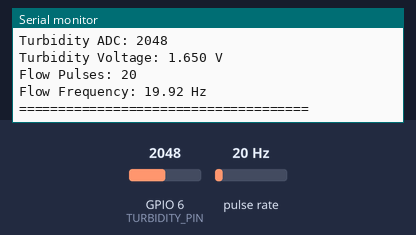
The sketch below on a simulated ESP32-S3. Parts: the last lines printed to the serial monitor. Wiring (inferred from the names in the program): pulse sensor: data GPIO 4. Inputs (shaded band) come from the test bench; at power-on: pulse rate 20 Hz, GPIO 6 (TURBIDITY_PIN) = 2048 (analog values on the 0–4095 scale). Random numbers use the default seed unless the sketch sets one.

Above: at 2.7 s.
2.8 s: pulse rate (sensor on GPIO 4) set to 4 Hz
At 4.1 s:
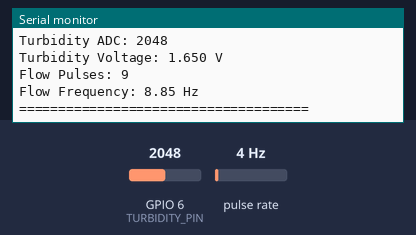
4.3 s: GPIO 6 (TURBIDITY_PIN) set to 2866
At 4.9 s:
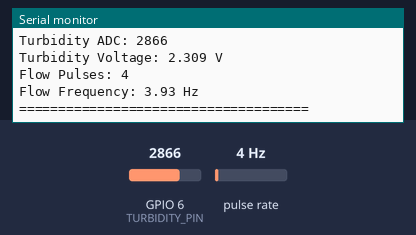
5.8 s: pulse rate (sensor on GPIO 4) set to 50 Hz
At 7.1 s:
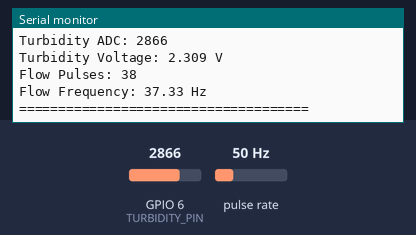
7.3 s: GPIO 6 (TURBIDITY_PIN) set to 3603
At 8.4 s:
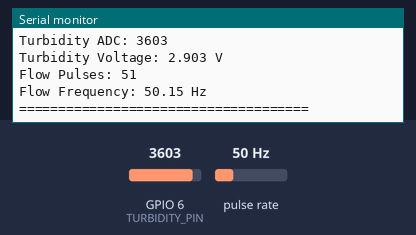
Timing chart, 0 to 9.8 s (numbered marks = the images above; inputs shaded):
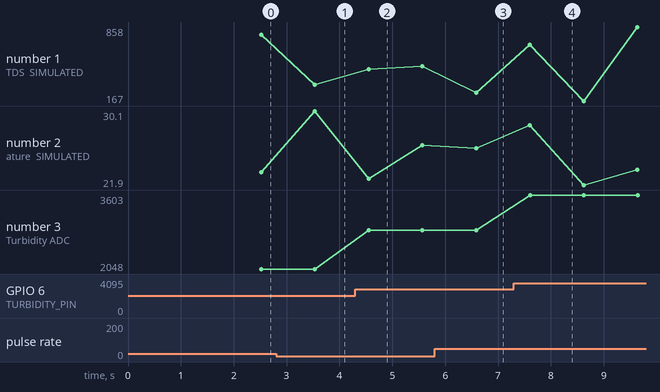

Measured:
- after the input at 2.8 s, the serial monitor: prints a new line after 0.74 s (image 1)
- after the input at 4.3 s, the serial monitor: prints a new line after 0.25 s (image 2)
- after the input at 5.8 s, the serial monitor: prints a new line after 0.79 s (image 3)
- after the input at 7.3 s, the serial monitor: prints a new line after 0.31 s (image 4)
- plotted number 3: 2048 → 2866 after the input at 4.3 s, 2866 → 3603 after the input at 7.3 s

The sketch:

FiltraVyn_Sensor_Test.ino
```cpp
#include <Arduino.h>
#include <esp_system.h>

// =====================================
// FILTRAVYN ESP32-S3 SENSOR TEST
// TDS and Temperature: SIMULATED
// Turbidity and Flow: PHYSICAL SENSORS
// =====================================

// ESP32-S3 GPIO assignments
#define TURBIDITY_PIN 6
#define FLOW_PIN      4

// Simulated sensor values
float tdsPpm = 0.0;
float temperatureC = 0.0;

// Turbidity readings
int turbidityRaw = 0;
float turbidityVoltage = 0.0;

// Flow sensor
volatile unsigned long flowPulses = 0;
unsigned long lastSampleMs = 0;

// Flow interrupt
void IRAM_ATTR flowPulseCounter() {
  flowPulses++;
}

void setup() {

  Serial.begin(115200);
  delay(1500);

  // Random number initialization
  randomSeed(esp_random());

  // ADC configuration
  analogReadResolution(12);

  pinMode(TURBIDITY_PIN, INPUT);
  pinMode(FLOW_PIN, INPUT_PULLUP);

  // Flow sensor interrupt
  attachInterrupt(
    digitalPinToInterrupt(FLOW_PIN),
    flowPulseCounter,
    RISING
  );

  Serial.println();
  Serial.println("================================");
  Serial.println("       FILTRAVYN SENSOR TEST");
  Serial.println("             ESP32-S3");
  Serial.println("================================");

  Serial.println("TDS: SIMULATED");
  Serial.println("Temperature: SIMULATED");
  Serial.println("Turbidity: PHYSICAL SENSOR");
  Serial.println("Flow: PHYSICAL SENSOR");

  lastSampleMs = millis();
}

void loop() {

  // =====================================
  // 1. SIMULATED TDS
  // =====================================

  tdsPpm = random(100, 1001);

  // =====================================
  // 2. SIMULATED TEMPERATURE
  // =====================================

  temperatureC = random(200, 351) / 10.0;

  // =====================================
  // 3. PHYSICAL TURBIDITY SENSOR
  // =====================================

  turbidityRaw = analogRead(TURBIDITY_PIN);

  turbidityVoltage =
    analogReadMilliVolts(TURBIDITY_PIN) / 1000.0;

  // =====================================
  // 4. PHYSICAL FLOW SENSOR
  // =====================================

  unsigned long currentMs = millis();
  unsigned long elapsedMs = currentMs - lastSampleMs;

  if (elapsedMs >= 1000) {

    noInterrupts();
    unsigned long pulses = flowPulses;
    flowPulses = 0;
    interrupts();

    float elapsedSeconds = elapsedMs / 1000.0;

    float flowFrequencyHz =
      pulses / elapsedSeconds;

    lastSampleMs = currentMs;

    // =====================================
    // 5. SERIAL MONITOR OUTPUT
    // =====================================

    Serial.println();
    Serial.println("========== SENSOR READINGS ==========");

    Serial.print("TDS (SIMULATED): ");
    Serial.print(tdsPpm, 1);
    Serial.println(" ppm");

    Serial.print("Temperature (SIMULATED): ");
    Serial.print(temperatureC, 1);
    Serial.println(" C");

    Serial.print("Turbidity ADC: ");
    Serial.println(turbidityRaw);

    Serial.print("Turbidity Voltage: ");
    Serial.print(turbidityVoltage, 3);
    Serial.println(" V");

    Serial.print("Flow Pulses: ");
    Serial.println(pulses);

    Serial.print("Flow Frequency: ");
    Serial.print(flowFrequencyHz, 2);
    Serial.println(" Hz");

    Serial.println("=====================================");
  }

  delay(100);
}
```
